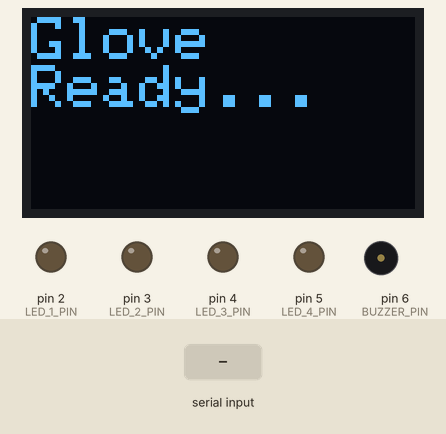
A sketch run on a simulated Arduino Uno, built with avr-gcc and run on an emulated ATmega328P. On the bench: 128×64 one-colour display, output pins drawn as LEDs (lit = HIGH), buzzer (waves = sounding). Inputs (shaded band) come from the test bench. What the sketch prints to the serial monitor is not drawn.

Above: at 2.2 s.
2.3 s: "A" received over Serial
At 3.6 s:
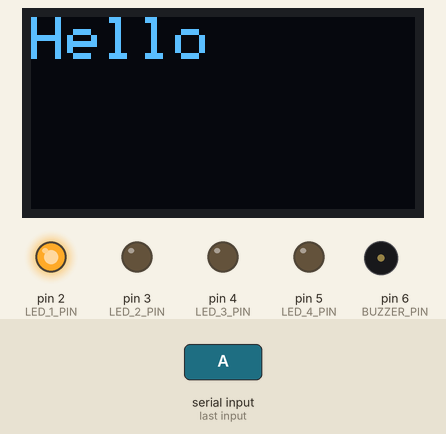
3.9 s: "B" received over Serial
At 5.0 s:
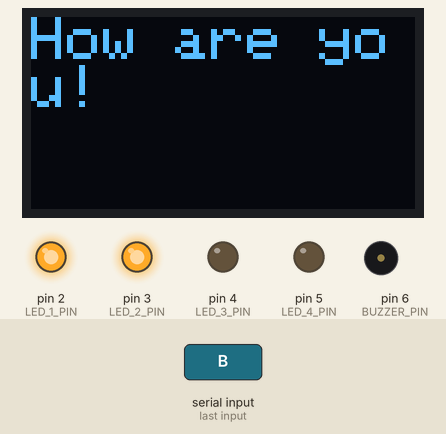
5.6 s: "C" received over Serial
At 6.8 s:
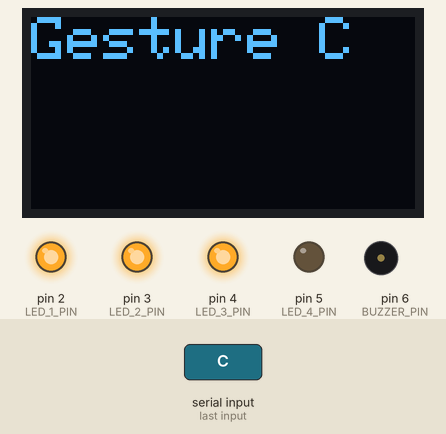
7.2 s: "D" received over Serial
At 7.9 s:
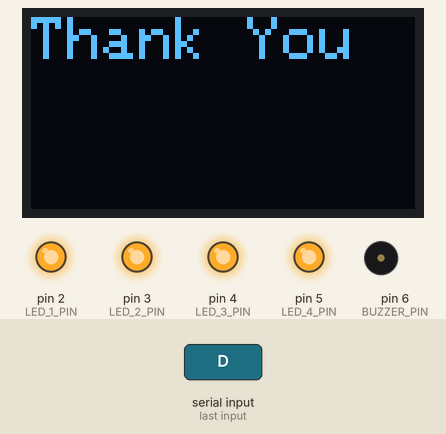
8.9 s: "E" received over Serial
At 9.6 s:
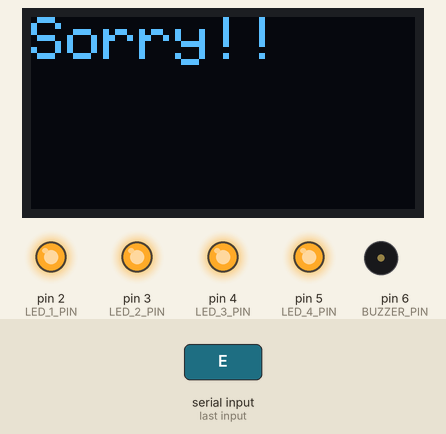
10.6 s: "F" received over Serial
At 11.4 s:
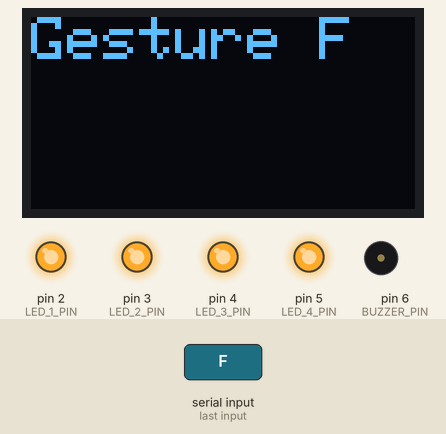
Timing chart, 0 to 13.2 s (numbered marks = the images above; inputs shaded):
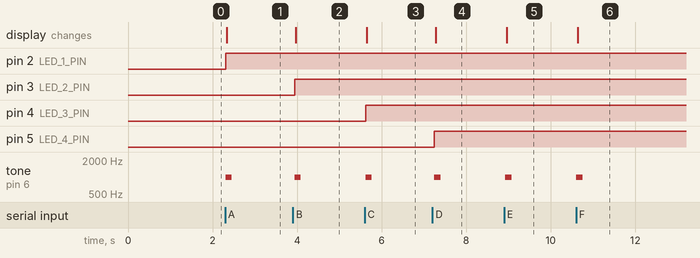

The sketch:

Sign_ML_Pro.ino
```cpp
/*
  Sensor Glove Project - Converted to PYTHON CONTROL

  Receives gesture data (single chars) from a Python script
  via Serial communication.

  Controls:
  - 1x I2C OLED Display (SSD1306)
  - 4x LEDs
  - 1x Buzzer

  Expected Chars from Python:
  'A' -> Gesture A
  'B' -> Gesture B
  'C' -> Gesture C
  'D' -> Gesture D
  'E' -> Gesture E
  'F' -> Gesture F
  'W' -> Gesture "Write"  <-- NEW ADDITION
  'L' -> Gesture L
  'N' -> No gesture / Clear
*/

// --- Include Libraries ---
#include <Wire.h>
#include <Adafruit_GFX.h>
#include <Adafruit_SSD1306.h>

// --- Setup the OLED ---
#define SCREEN_WIDTH 128
#define SCREEN_HEIGHT 64
#define OLED_RESET    -1
Adafruit_SSD1306 display(SCREEN_WIDTH, SCREEN_HEIGHT, &Wire, OLED_RESET);

// --- Define Output Pins ---
#define LED_1_PIN 2
#define LED_2_PIN 3
#define LED_3_PIN 4
#define LED_4_PIN 5
#define BUZZER_PIN 6

// A variable to keep track of the last message to prevent flickering
String lastGesture = "";

void setup() {
  // Start serial for communication with Python
  Serial.begin(9600);

  // --- Initialize all OUTPUT pins ---
  pinMode(LED_1_PIN, OUTPUT);
  pinMode(LED_2_PIN, OUTPUT);
  pinMode(LED_3_PIN, OUTPUT);
  pinMode(LED_4_PIN, OUTPUT);
  pinMode(BUZZER_PIN, OUTPUT);

  // --- Initialize the OLED ---
  if (!display.begin(SSD1306_SWITCHCAPVCC, 0x3C)) {
    Serial.println(F("SSD1306 allocation failed"));
    for (;;); // Loop forever
  }

  // --- Show initial message on OLED ---
  display.clearDisplay();
  display.setTextSize(2);
  display.setTextColor(SSD1306_WHITE);
  display.setCursor(0, 0);
  display.println(F("Glove"));
  display.println(F("Ready..."));
  display.display();

  delay(1000);
}

void loop() {
  String currentGesture = lastGesture;

  // Check if Python has sent any data
  if (Serial.available() > 0) {
    // Read the incoming character
    char receivedChar = Serial.read();

    // --- GESTURE RECOGNITION LOGIC (from Python) ---

    // Check for 'A'
    if (receivedChar == 'A') {
      currentGesture = "Hello";
      Serial.println("PYTHON SENT: A");

      setLEDs(1);
      tone(BUZZER_PIN, 1000, 150);
    }
    // Check for 'B'
    else if(receivedChar == 'B') {
      currentGesture = "How are you!";
      Serial.println("PYTHON SENT: B");

      setLEDs(2);
      tone(BUZZER_PIN, 1000, 150);
    }
    // Check for 'C'
    else if (receivedChar == 'C') {
      currentGesture = "Gesture C";
      Serial.println("PYTHON SENT: C");

      setLEDs(3);
      tone(BUZZER_PIN, 1000, 150);
    }
    // Check for 'D'
    else if (receivedChar == 'D') {
      currentGesture = "Thank You";
      Serial.println("PYTHON SENT: D");

      setLEDs(4);
      tone(BUZZER_PIN, 1000, 150);
    }
    // Check for 'E'
    else if (receivedChar == 'E') {
      currentGesture = "Sorry!!";
      Serial.println("PYTHON SENT: E");

      setLEDs(4);
      tone(BUZZER_PIN, 1000, 150);
    }
    // Check for 'F'
    else if (receivedChar == 'F') {
      currentGesture = "Gesture F";
      Serial.println("PYTHON SENT: F");

      setLEDs(4);
      tone(BUZZER_PIN, 1000, 150);
    }
    // --- NEW: Check for 'W' (Write) ---
    else if (receivedChar == 'W') {
      currentGesture = "Write"; // Display text
      Serial.println("PYTHON SENT: W");

      setLEDs(4); // Turn on 4 LEDs (Modify this number if you want fewer LEDs)
      tone(BUZZER_PIN, 1200, 200); // Slightly higher/longer beep for distinction
    }
    // Check for 'L'
    else if (receivedChar == 'L') {
      currentGesture = "Gesture L";
      Serial.println("PYTHON SENT: L");

      setLEDs(2);
      tone(BUZZER_PIN, 1000, 150);
    }
    // Check for 'N' (No gesture)
    else if (receivedChar == 'N') {
      currentGesture = "No Gesture Detect";
      Serial.println("PYTHON SENT: No Gesture");

      setLEDs(0);
      noTone(BUZZER_PIN);
    }
    // --- Catch-all for unknown gestures ---
    else {
      // Keep previous gesture or do nothing to avoid screen flicker
      Serial.print("PYTHON SENT: Unknown char ");
      Serial.println(receivedChar);
    }
  }

  // 4. Update the OLED Display
  // Only update the screen if the message has changed
  if (currentGesture != lastGesture) {
    display.clearDisplay();
    display.setTextSize(2);
    display.setCursor(0, 0);
    display.print(currentGesture);
    display.display();

    lastGesture = currentGesture; // Remember what we just printed
  }

  delay(50); // Wait a short time
}

// --- HELPER FUNCTION ---
// Lights up 'count' number of LEDs
void setLEDs(int count) {
  digitalWrite(LED_1_PIN, (count > 0) ? HIGH : LOW);
  digitalWrite(LED_2_PIN, (count > 1) ? HIGH : LOW);
  digitalWrite(LED_3_PIN, (count > 2) ? HIGH : LOW);
  digitalWrite(LED_4_PIN, (count > 3) ? HIGH : LOW);
}
```

Measured:
- after the input at 2.3 s, pin 2 (LED_1_PIN): LOW → HIGH at once; tone on pin 6 (BUZZER_PIN): silent → 1000 Hz at once, → silent 0.15 s later; the display: changes at once (image 1)
- after the input at 3.9 s, pin 3 (LED_2_PIN): LOW → HIGH at once; tone on pin 6 (BUZZER_PIN): silent → 1000 Hz at once, → silent 0.15 s later; the display: changes after 0.07 s (image 2)
- after the input at 5.6 s, pin 4 (LED_3_PIN): LOW → HIGH at once; tone on pin 6 (BUZZER_PIN): silent → 1000 Hz at once, → silent 0.15 s later; the display: changes after 0.05 s (image 3)
- after the input at 7.2 s, pin 5 (LED_4_PIN): LOW → HIGH after 0.05 s; tone on pin 6 (BUZZER_PIN): silent → 1000 Hz after 0.05 s, → silent 0.15 s later; the display: changes after 0.08 s (image 4)
- after the input at 8.9 s, tone on pin 6 (BUZZER_PIN): silent → 1000 Hz at once, → silent 0.15 s later; the display: changes after 0.06 s (image 5)
- after the input at 10.6 s, tone on pin 6 (BUZZER_PIN): silent → 1000 Hz at once, → silent 0.15 s later; the display: changes at once (image 6)
